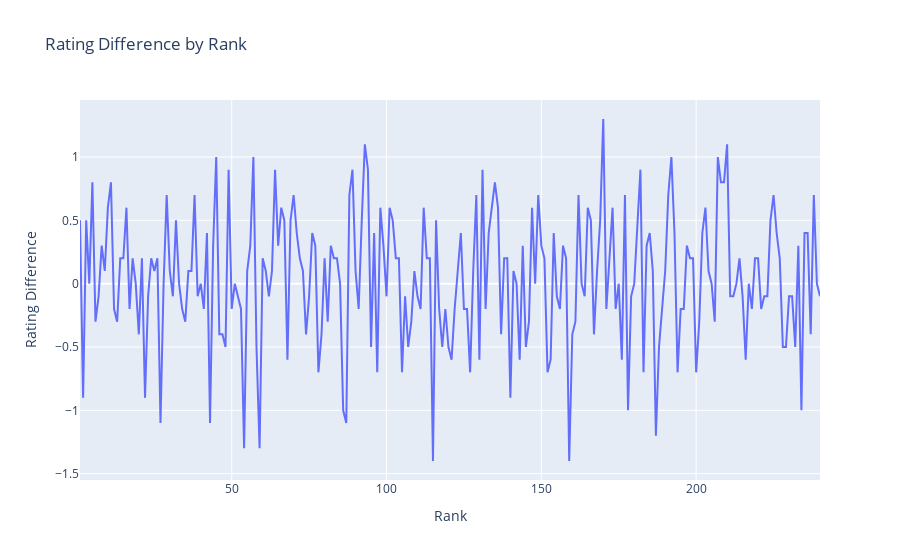

Notebook cell for this chart:
### Code cell
rank_diff = pd.DataFrame({'Rank': ranks, 'Rating Difference': diffs})
fig_rd = px.line(rank_diff, x='Rank', y='Rating Difference', title='Rating Difference by Rank')
fig_rd.show()

### Figure 1 — Plotly figure (JSON) as saved in the notebook; plotly's stock layout.template omitted (floating-point values rounded to 4 significant figures; data arrays with more than 128 entries replaced by an {"elided": "..."} marker saying what was removed)
{"data": [{"hovertemplate": "Rank=%{x}<br>Rating Difference=%{y}<extra></extra>", "legendgroup": "", "line": {"color": "#636efa", "dash": "solid"}, "marker": {"symbol": "circle"}, "mode": "lines", "name": "", "orientation": "v", "showlegend": false, "type": "scatter", "x": {"elided": "240 int values"}, "xaxis": "x", "y": {"elided": "240 float values"}, "yaxis": "y"}], "layout": {"legend": {"tracegroupgap": 0}, "title": {"text": "Rating Difference by Rank"}, "xaxis": {"anchor": "y", "domain": [0, 1], "title": {"text": "Rank"}}, "yaxis": {"anchor": "x", "domain": [0, 1], "title": {"text": "Rating Difference"}}}}
